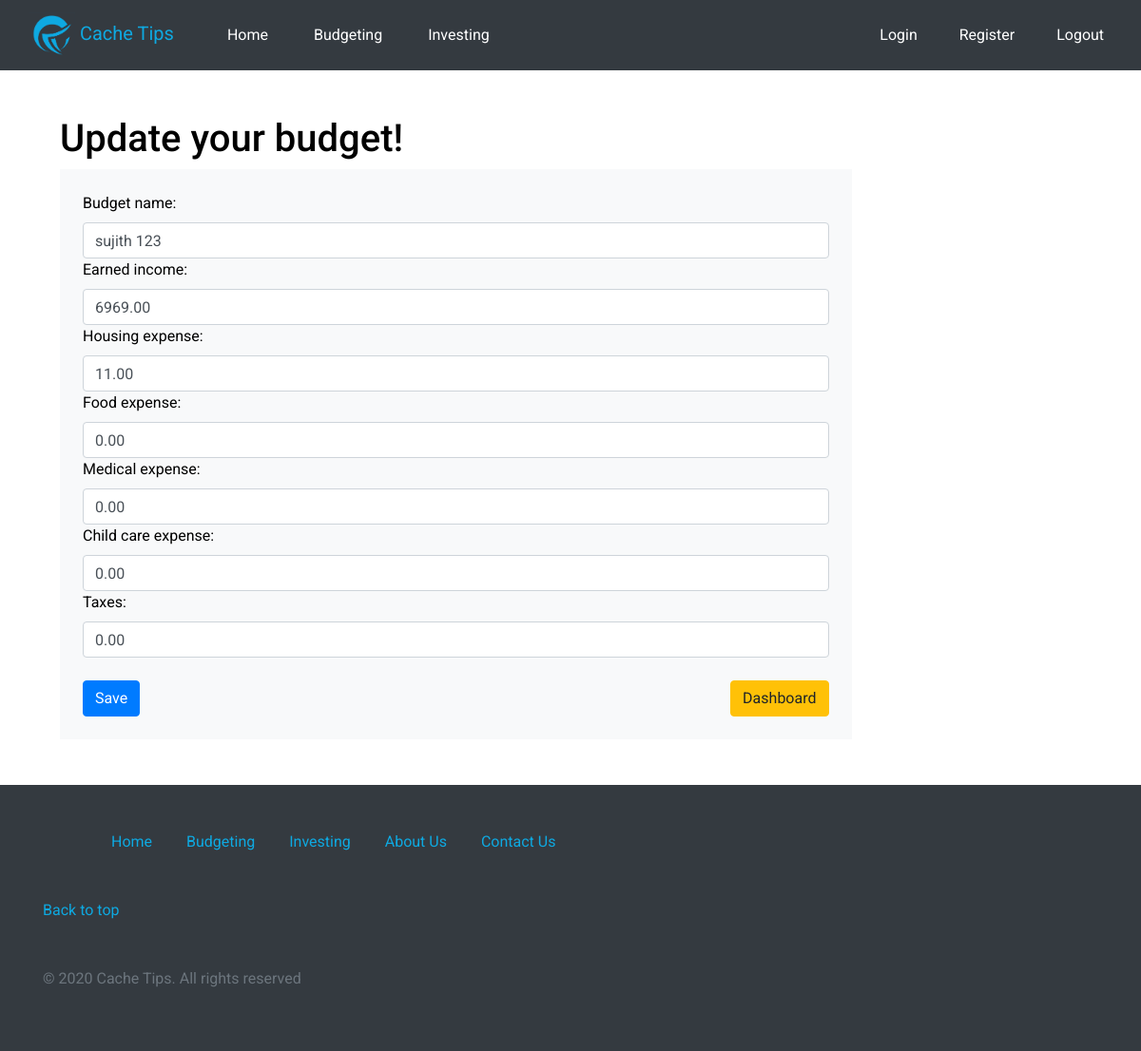
Screenshot of /budget-dashboard/update/12 (signed in) with the database file from the repository.
### Website/models.py (models this page shows)
class Budget(models.Model):
    created_by = models.ForeignKey(User, default=settings.AUTH_USER_MODEL, on_delete=models.CASCADE)
    created_at = models.DateTimeField(auto_now_add=True)
    budget_name = models.CharField(max_length=100)
    earned_income = models.DecimalField(max_digits=20, decimal_places=2, default=0)
    housing_expense = models.DecimalField(max_digits=20, decimal_places=2, default=0)
    food_expense = models.DecimalField(max_digits=20, decimal_places=2, default=0)
    medical_expense = models.DecimalField(max_digits=20, decimal_places=2, default=0)
    child_care_expense = models.DecimalField(max_digits=20, decimal_places=2, default=0)
    taxes = models.DecimalField(max_digits=20, decimal_places=2, default=0)

### Website/views.py (the view)
# urls.py: path('budget-dashboard/update/<int:id_>', views.budget_dashboard_update, name="budget-dashboard-update"),
@login_required(login_url='../login')
def budget_dashboard_update(request, id_):
    budget = Budget.objects.get(id=id_)
    form = BudgetForm(request.POST or None, instance=budget)
    if form.is_valid():
        form.save()
        return redirect('budget-dashboard')
    return render(request, 'budget/update.html', {'form': form, 'budget': budget})

### Website/forms.py
class BudgetForm(forms.ModelForm):
    class Meta:
        model = Budget
        fields = ['budget_name', 'earned_income', 'housing_expense', 'food_expense', 'medical_expense',
                  'child_care_expense', 'taxes']

### templates/budget/update.html (shortened to what this page needs)
{% extends 'budget/base.html' %}
{% block body %}
    <div class="container m-5">
        <h1>Update your budget!</h1>
        <div class="bg-light p-4 w-75">
            <form action="{% url 'budget-dashboard-update' budget.id%}" method="POST">
                <div>
                    <label for="id_budget_name">Budget name:</label>
                    <input  class="form-control" value="{{ budget.budget_name }}" type="text" name="budget_name" maxlength="100" required id="id_budget_name">
                </div>
                <div>
                    <label for="id_earned_income">Earned income:</label>
                    <input class="form-control" value="{{ budget.earned_income }}" type="number" name="earned_income" step="0.01" required id="id_earned_income">
                </div>
                <div>
                    <label for="id_housing_expense">Housing expense:</label>
                    <input  class="form-control" value="{{ budget.housing_expense }}" type="number" name="housing_expense" step="0.01" required id="id_housing_expense">
                </div>
                <div>
                    <label for="id_food_expense">Food expense:</label>
                    <input class="form-control" value="{{ budget.food_expense }}" type="number" name="food_expense"  step="0.01" required id="id_food_expense">
                </div>
                <div>
                    <label for="id_medical_expense">Medical expense:</label>
                    <input class="form-control" value="{{ budget.medical_expense }}" type="number" name="medical_expense"  step="0.01" required id="id_medical_expense">
                </div>
                <div>
                    <label for="id_child_care_expense">Child care expense:</label>
                    <input class="form-control" value="{{ budget.child_care_expense }}" type="number" name="child_care_expense" step="0.01" required id="id_child_care_expense">
                </div>
                <div>
                    <label for="id_taxes">Taxes:</label>
                    <input class="form-control" value="{{ budget.taxes }}" type="number" name="taxes" step="0.01" required id="id_taxes">
                </div>
                <br>
                <div class="row">
                    <div class="col">
                        <button class="btn btn-primary" type="submit" >Save</button>
                    </div>
                    <div class="col text-right">
                        <a class="btn btn-warning" href="{% url 'budget-dashboard' %}">Dashboard</a>
                    </div>
                </div>
            </form>
        </div>
    </div>
{% endblock %}

### static/css/styles.css (style rules this page uses)
body { font-family: 'Roboto', sans-serif; color: black; }
h1 { width: 50%; }
a { text-decoration: none; color: #0ea9e1; }

### rows the page displays
Budget: budget_name "sujith 123", earned_income "6969.00", housing_expense "11.00", food_expense "0.00", medical_expense "0.00", child_care_expense "0.00", taxes "0.00"
